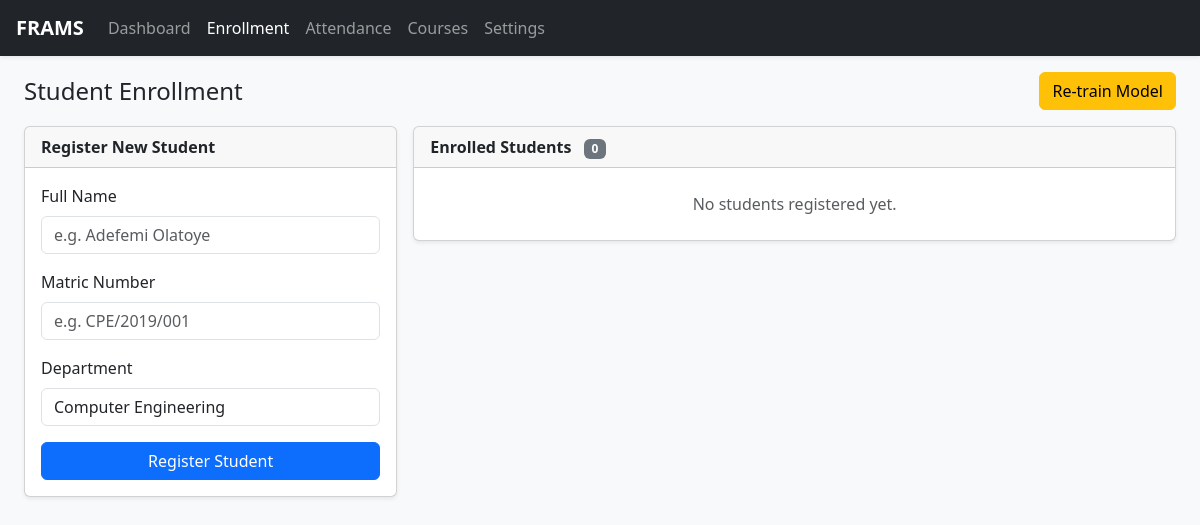
Before: /enrollment/ with the older database file.
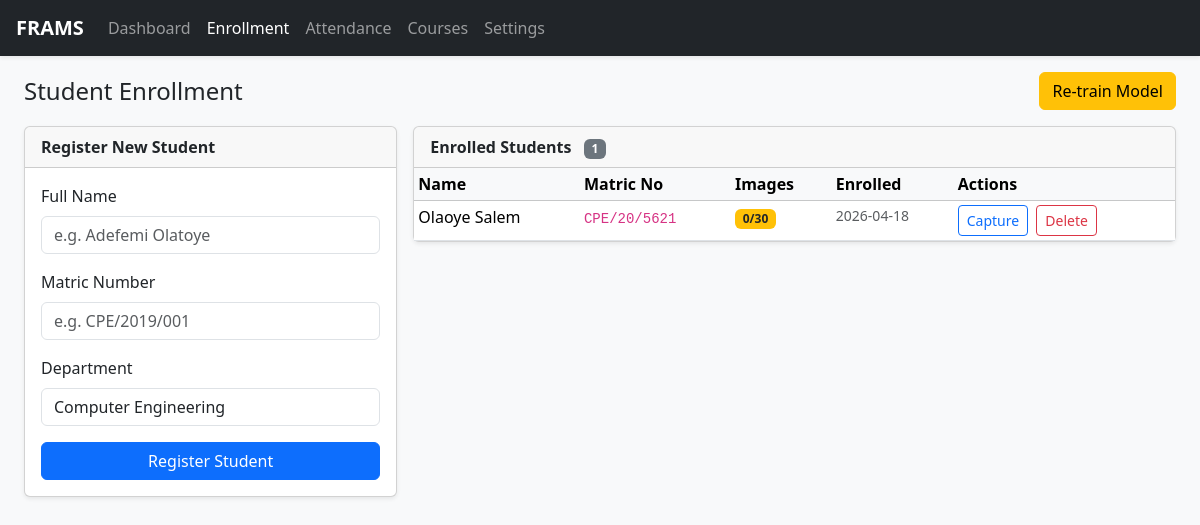
After: the same page with the newer database file.
### tables this page shows
CREATE TABLE students (
    id           INTEGER PRIMARY KEY AUTOINCREMENT,
    face_label   INTEGER UNIQUE NOT NULL,   -- Integer ID used by LBPH trainer
    name         TEXT    NOT NULL,
    matric_no    TEXT    UNIQUE NOT NULL,
    department   TEXT    NOT NULL DEFAULT 'Computer Engineering',
    enrolled_at  TEXT    NOT NULL DEFAULT (datetime('now', 'localtime')),
    is_active    INTEGER NOT NULL DEFAULT 1 -- 1 = active, 0 = soft-deleted
);

### web/routes/enrollment.py (the view)
@bp.route('/')
def index():
    db       = DatabaseManager()
    students = db.list_students()
    counts   = {s['id']: _count_images(s['face_label']) for s in students}
    return render_template('enrollment.html', students=students, counts=counts,
                           target=config.DATASET_IMAGES_PER_STUDENT)

### database/db_manager.py (called while the page is built)
    def _connect(self) -> sqlite3.Connection:
        conn = sqlite3.connect(self._db_path, check_same_thread=False)
        conn.row_factory = sqlite3.Row          # rows behave like dicts
        conn.execute("PRAGMA foreign_keys = ON")
        conn.execute("PRAGMA journal_mode = WAL")   # safe concurrent reads
        return conn

    @contextmanager
    def _cursor(self):
        conn = self._connect()
        try:
            cur = conn.cursor()
            yield cur
            conn.commit()
        except Exception:
            conn.rollback()
            raise
        finally:
            conn.close()

    def list_students(self, active_only: bool = True) -> List[sqlite3.Row]:
        with self._cursor() as cur:
            if active_only:
                cur.execute(
                    "SELECT * FROM students WHERE is_active = 1 ORDER BY name"
                )
            else:
                cur.execute("SELECT * FROM students ORDER BY name")
            return cur.fetchall()

### web/templates/enrollment.html (shortened to what this page needs)
{% extends "base.html" %}
{% block content %}
<div class="d-flex justify-content-between align-items-center mb-3">
  <h4 class="mb-0">Student Enrollment</h4>
  <button class="btn btn-warning" id="trainBtn" onclick="trainModel()">
    Re-train Model
  </button>
</div>
<div class="row g-3">
  <div class="col-lg-4">
    <div class="card shadow-sm">
      <div class="card-header fw-semibold">Register New Student</div>
      <div class="card-body">
        <form method="POST" action="{{ url_for('enrollment.add') }}">
          <div class="mb-3">
            <label class="form-label">Full Name</label>
            <input type="text" class="form-control" name="name" required
                   placeholder="e.g. Adefemi Olatoye">
          </div>
          <div class="mb-3">
            <label class="form-label">Matric Number</label>
            <input type="text" class="form-control" name="matric_no" required
                   placeholder="e.g. CPE/2019/001">
          </div>
          <div class="mb-3">
            <label class="form-label">Department</label>
            <input type="text" class="form-control" name="department"
                   value="Computer Engineering">
          </div>
          <button type="submit" class="btn btn-primary w-100">Register Student</button>
        </form>
      </div>
    </div>
  </div>
  <div class="col-lg-8">
    <div class="card shadow-sm">
      <div class="card-header fw-semibold">
        Enrolled Students
        <span class="badge bg-secondary ms-2">{{ students|length }}</span>
      </div>
      <div class="card-body p-0">
        {% if students %}
        <div class="table-responsive">
          <table class="table table-hover table-sm mb-0">
            <thead class="table-light">
              <tr>
                <th>Name</th>
                <th>Matric No</th>
                <th>Images</th>
                <th>Enrolled</th>
                <th>Actions</th>
              </tr>
            </thead>
            <tbody>
              {% for s in students %}
              <tr>
                <td>{{ s['name'] }}</td>
                <td><code>{{ s['matric_no'] }}</code></td>
                <td>
                  {% set cnt = counts[s['id']] %}
                  <span class="badge bg-{{ 'success' if cnt >= target else 'warning text-dark' }}">
                    {{ cnt }}/{{ target }}
                  </span>
                </td>
                <td class="text-muted small">{{ s['enrolled_at'][:10] }}</td>
                <td>
                  <a href="{{ url_for('enrollment.capture_page', student_id=s['id']) }}"
                     class="btn btn-sm btn-outline-primary me-1">Capture</a>
                  <form method="POST"
                        action="{{ url_for('enrollment.delete', student_id=s['id']) }}"
                        class="d-inline"
                        onsubmit="return confirm('Deactivate {{ s['name'] }}?')">
                    <button class="btn btn-sm btn-outline-danger">Delete</button>
                  </form>
                </td>
              </tr>
              {% endfor %}
            </tbody>
          </table>
        </div>
        {% else %}
        <div class="text-center text-muted py-4">No students registered yet.</div>
        {% endif %}
      </div>
    </div>
  </div>
</div>
{% endblock %}

### web/templates/base.html (shortened to what this page needs)
<!DOCTYPE html>
<html lang="en">
<head>
  <link rel="stylesheet"
        href="https://cdn.jsdelivr.net/npm/bootstrap@5.3.2/dist/css/bootstrap.min.css">
  <link rel="stylesheet"
        href="{{ url_for('static', filename='style.css') }}">
</head>
<body class="bg-light">
<nav class="navbar navbar-expand-lg navbar-dark bg-dark shadow-sm">
  <div class="container-fluid px-3">
    <a class="navbar-brand fw-bold" href="{{ url_for('dashboard.index') }}">
      FRAMS
    </a>
    <div class="collapse navbar-collapse" id="navMenu">
      <ul class="navbar-nav me-auto mb-2 mb-lg-0">
        <li class="nav-item">
          <a class="nav-link {% if request.endpoint and request.endpoint.startswith('dashboard') %}active{% endif %}"
             href="{{ url_for('dashboard.index') }}">Dashboard</a>
        </li>
        <li class="nav-item">
          <a class="nav-link {% if request.endpoint and request.endpoint.startswith('enrollment') %}active{% endif %}"
             href="{{ url_for('enrollment.index') }}">Enrollment</a>
        </li>
        <li class="nav-item">
          <a class="nav-link {% if request.endpoint and request.endpoint.startswith('attendance') %}active{% endif %}"
             href="{{ url_for('attendance.index') }}">Attendance</a>
        </li>
        <li class="nav-item">
          <a class="nav-link {% if request.endpoint and request.endpoint.startswith('courses') %}active{% endif %}"
             href="{{ url_for('courses.index') }}">Courses</a>
        </li>
        <li class="nav-item">
          <a class="nav-link {% if request.endpoint and request.endpoint.startswith('settings') %}active{% endif %}"
             href="{{ url_for('settings.index') }}">Settings</a>
        </li>
      </ul>
    </div>
  </div>
</nav>
<div class="container-fluid px-4 py-3">
  {% block content %}{% endblock %}
</div>
</body>
</html>

### web/static/style.css (style rules this page uses)
.navbar { position: sticky; top: 0; z-index: 1030; }

Changed rows visible on the page:
added students: name "Olaoye Salem", matric_no "CPE/20/5621", cnt "0", target "30", enrolled_at "2026-04-18"
Other visible differences:
{{ students|length }}: "0" → "1"
text no longer shown: "No students registered yet."
text now shown: "Name Matric No Images Enrolled Actions"
